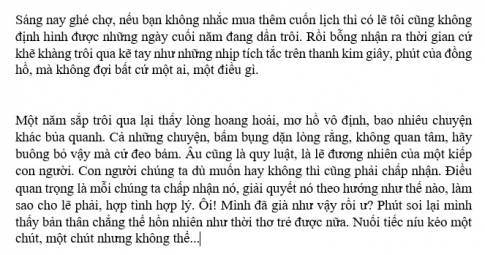
#> input picture test/vanban1.jpg, 485 x 255 px
$ python detect_line2.py   (older library calls are emulated)
#> lines starting #> are read from the running program, lines starting #| are printed output that depends on the picture; after the words box and inside, x2 and y2 are one past the last pixel; in counts of white or black regions, pixels touching at a corner belong together
import cv2
import numpy as np
import time

start = time.time()
image = cv2.imread('./test/vanban1.jpg')
#> image is the input picture: shape (255, 485, 3); min 0, max 255, mean 228.1
#cv2.imshow('orig',image)
#cv2.waitKey(0)

# các giá trị remain , kernel phụ thuộc vào height và width của ảnh
remain = 3
height_kernel = 1
width_kernel = 20
#grayscale
gray = cv2.cvtColor(image,cv2.COLOR_BGR2GRAY)
cv2.imshow('gray',gray)
cv2.waitKey(0)

#binary
ret,thresh = cv2.threshold(gray,127,255,cv2.THRESH_BINARY_INV)
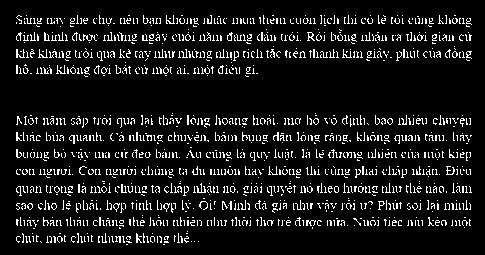
#> thresh: shape (255, 485); 9.4% white in thin lines or dots, all inside (x1, y1, x2, y2) = (16, 15, 472, 245)
cv2.imshow('binary',thresh)
cv2.waitKey(0)

#dilation
kernel = np.ones((height_kernel,width_kernel), np.uint8)
img_dilation = cv2.dilate(thresh, kernel, iterations=1)
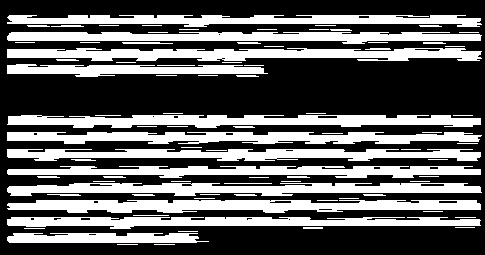
#> img_dilation: shape (255, 485); 38.5% white; 83 white regions
cv2.imshow('dilated',img_dilation)
cv2.waitKey(0)

#find contours
# im2,ctrs, hier = cv2.findContours(img_dilation.copy(), cv2.RETR_EXTERNAL, cv2.CHAIN_APPROX_SIMPLE)
ctrs, hier = cv2.findContours(img_dilation.copy(), cv2.RETR_EXTERNAL, cv2.CHAIN_APPROX_SIMPLE)
#> ctrs = 83 contours, 67 with area under 20; largest, box (x1, y1, x2, y2) and area: (7, 200, 481, 213) 4172, (7, 115, 481, 128) 3908, (7, 48, 482, 61) 3906, (7, 183, 482, 196) 3778, (7, 132, 482, 144) 3604
#sort contours
sorted_ctrs = sorted(ctrs, key=lambda ctr: cv2.boundingRect(ctr)[0])
#> sorted_ctrs has the same summary as ctrs

for i, ctr in enumerate(sorted_ctrs):
    # Get bounding box
    x, y, w, h = cv2.boundingRect(ctr)

    # Getting ROI
    roi = image[y:y+h, x:x+w]

    # show ROI
    # cv2.imshow('segment no:'+str(i),roi)
    cv2.rectangle(image,(x-remain,y-remain),( x + w + remain, y + h +remain),(90,0,255),1)
#> this loop made 83 passes
#> (ctr, x, y, w, h) on passes 13, 14, 21, 22, 23, 24, 26, 27, 30, 31, 32, 33: ([[15, 42], [34, 42]], 15, 42, 20, 1), ([[24, 228], [44, 228]], 24, 228, 21, 1), ([[80, 42], [99, 42]], 80, 42, 20, 1), ([[93, 181], [114, 181]], 93, 181, 22, 1), ([[95, 115], [120, 115]], 95, 115, 26, 1), ([[99, 25], [118, 25]], 99, 25, 20, 1), ([[116, 62], [135, 62]], 116, 62, 20, 1), ([[117, 244], [137, 244]], 117, 244, 21, 1), ([[133, 215], [168, 215]], 133, 215, 36, 1), ([[137, 126], [156, 126]], 137, 126, 20, 1), ([[142, 25], [161, 25]], 142, 25, 20, 1), ([[148, 32], [167, 32]], 148, 32, 20, 1)
#> (x, y, w, h) on passes 1 to 6: (7, 233, 202, 10), (7, 217, 474, 12), (7, 200, 474, 13), (7, 183, 475, 13), (7, 166, 474, 12), (7, 149, 474, 12)
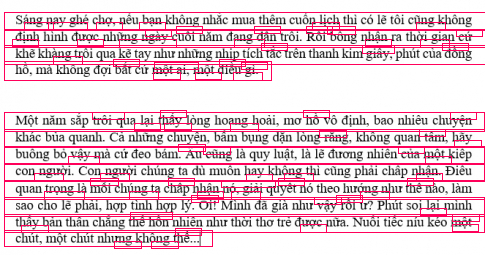
#> image: shape (255, 485, 3); 11.85% of pixels changed, all inside (x1, y1, x2, y2) = (4, 12, 485, 249)
    # cv2.waitKey(0)

end = time.time()
cv2.imwrite('result_detect.jpg',image)
print('Thời gian: %.3f giây'%(end-start))
cv2.imshow('marked areas',image)
cv2.waitKey(0)

$ run again, with test/d.jpg copied over test/vanban1.jpg
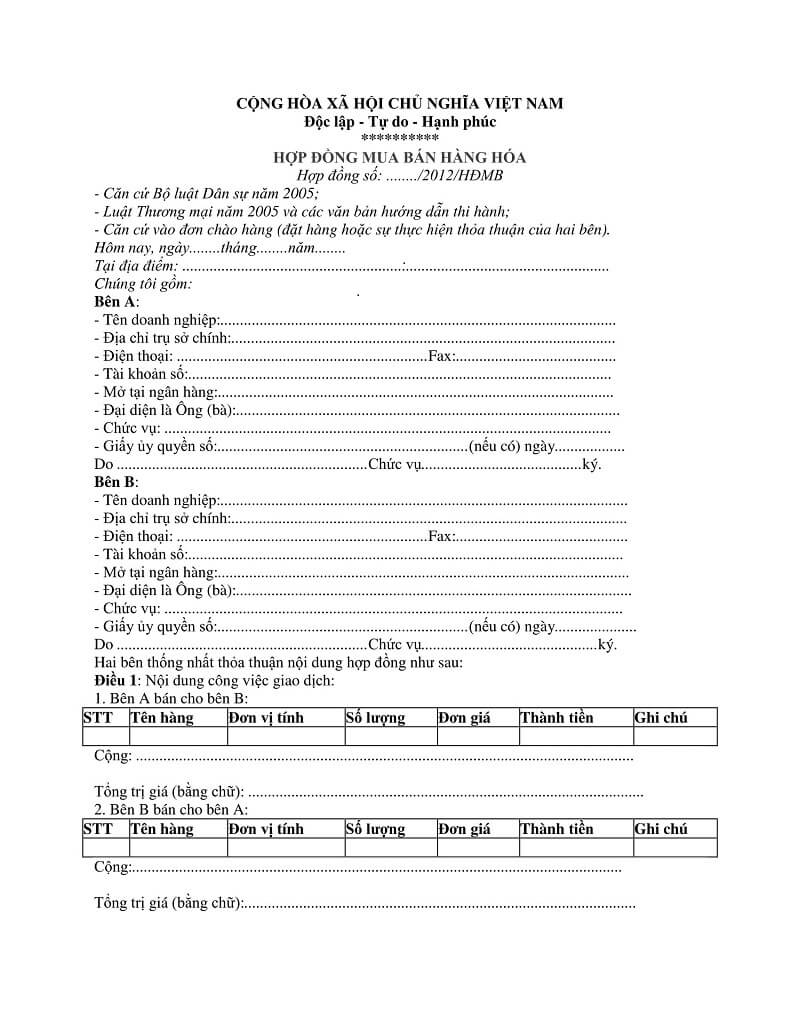
#> input picture test/d.jpg, 800 x 1035 px
#> image is the input picture: shape (1035, 800, 3); min 0, max 255, mean 244.4
#> `ret,thresh = cv2.threshold(gray,127,255,cv2.THRESH_BINARY_INV)`:
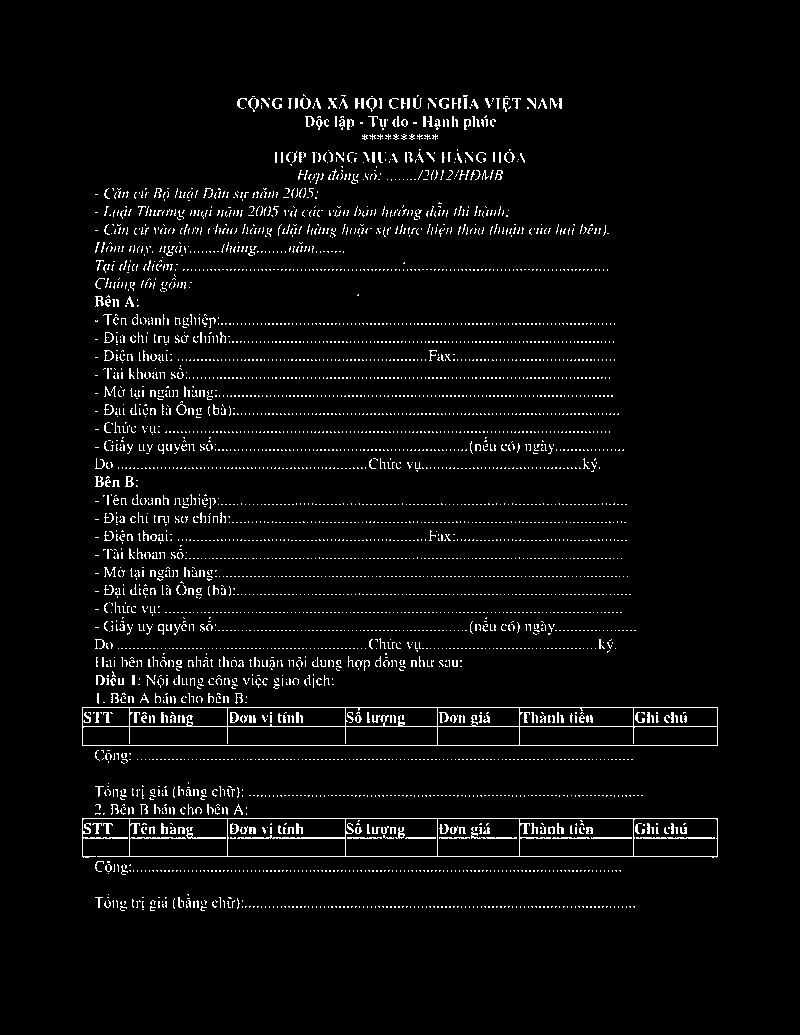
#> thresh: shape (1035, 800); 3.6% white in thin lines or dots, all inside (x1, y1, x2, y2) = (82, 94, 718, 911)
#> img_dilation: shape (1035, 800); 13.5% white; 127 white regions
#> ctrs = 124 contours, 68 with area under 20; largest, box (x1, y1, x2, y2) and area: (73, 818, 728, 858) 24901, (73, 707, 728, 746) 24852, (86, 224, 619, 238) 4817, (86, 205, 519, 220) 3772, (228, 98, 572, 112) 3600
#> sorted_ctrs has the same summary as ctrs
#> the loop `for i, ctr in enumerate(sorted_ctrs):` made 124 passes
#> (x, y, w, h) on passes 1, 3, 4, 5, 6, 7, 8, 9: (73, 818, 655, 40), (86, 897, 559, 14), (86, 861, 545, 14), (86, 804, 171, 11), (86, 785, 567, 15), (86, 750, 557, 14), (86, 638, 540, 11), (86, 620, 560, 15)
#> after the loop `for i, ctr in enumerate(sorted_ctrs):`:
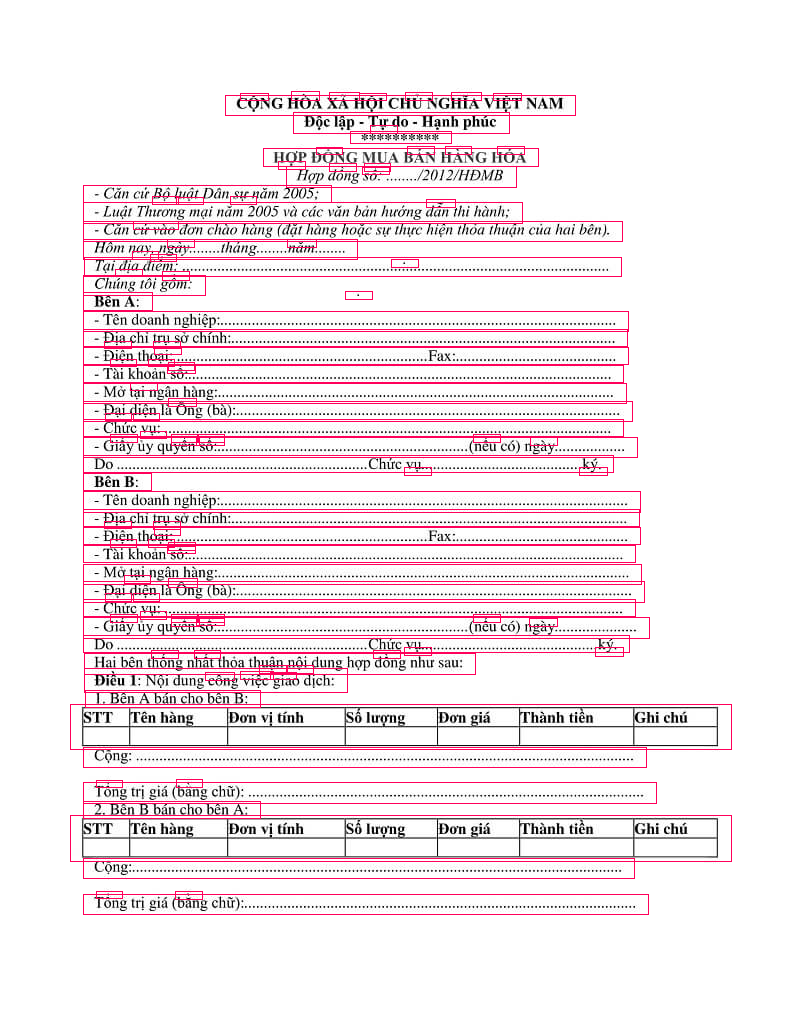
#> image: shape (1035, 800, 3); 5.09% of pixels changed, all inside (x1, y1, x2, y2) = (70, 91, 732, 915)

$ run again, with test/k.jpg copied over test/vanban1.jpg
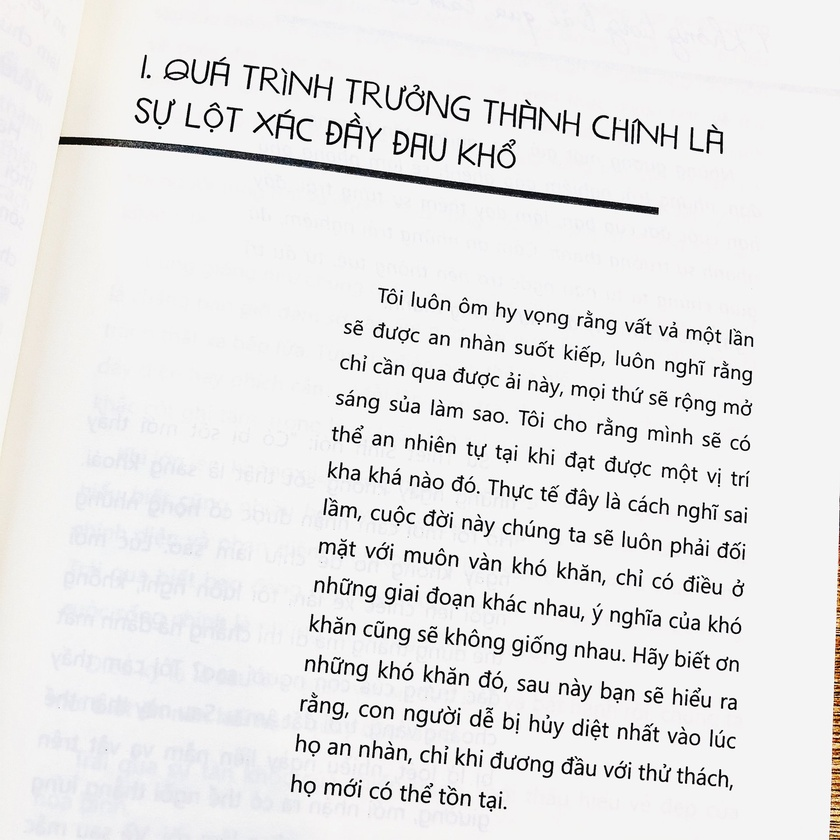
#> input picture test/k.jpg, 840 x 840 px, shrunk from 1920 x 1920 before the run
#> image is the input picture: shape (840, 840, 3); mean B, G, R 231.2, 231.1, 231.6
#> `ret,thresh = cv2.threshold(gray,127,255,cv2.THRESH_BINARY_INV)`:
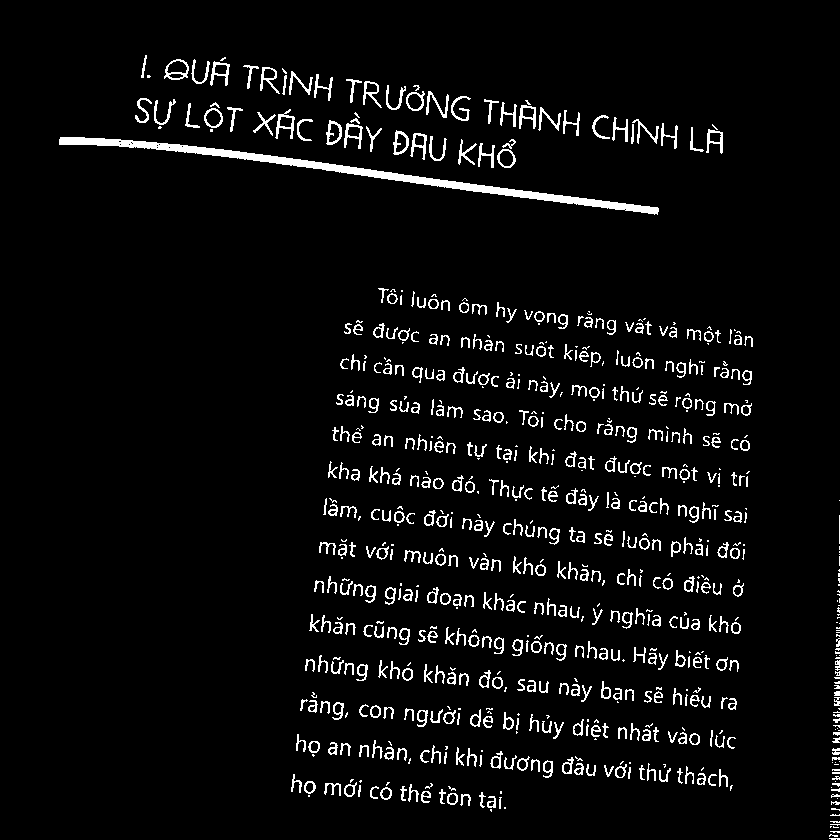
#> thresh: shape (840, 840); 4.9% white in thin lines or dots, all inside (x1, y1, x2, y2) = (59, 55, 840, 840)
#> img_dilation: shape (840, 840); 18.4% white; 85 white regions (8 under 20 px)
#> ctrs = 85 contours, 27 with area under 20; largest, box (x1, y1, x2, y2) and area: (132, 55, 733, 154) 14460, (287, 734, 743, 791) 7340, (291, 699, 746, 749) 7030, (244, 109, 526, 168) 6998, (300, 614, 749, 672) 6908
#> sorted_ctrs has the same summary as ctrs
#> the loop `for i, ctr in enumerate(sorted_ctrs):` made 85 passes
#> (x, y, w, h) on passes 1 to 8: (50, 137, 619, 78), (126, 98, 127, 34), (132, 55, 601, 99), (149, 126, 23, 3), (244, 109, 282, 59), (282, 774, 234, 38), (287, 734, 456, 57), (291, 699, 455, 50)
#> after the loop `for i, ctr in enumerate(sorted_ctrs):`:
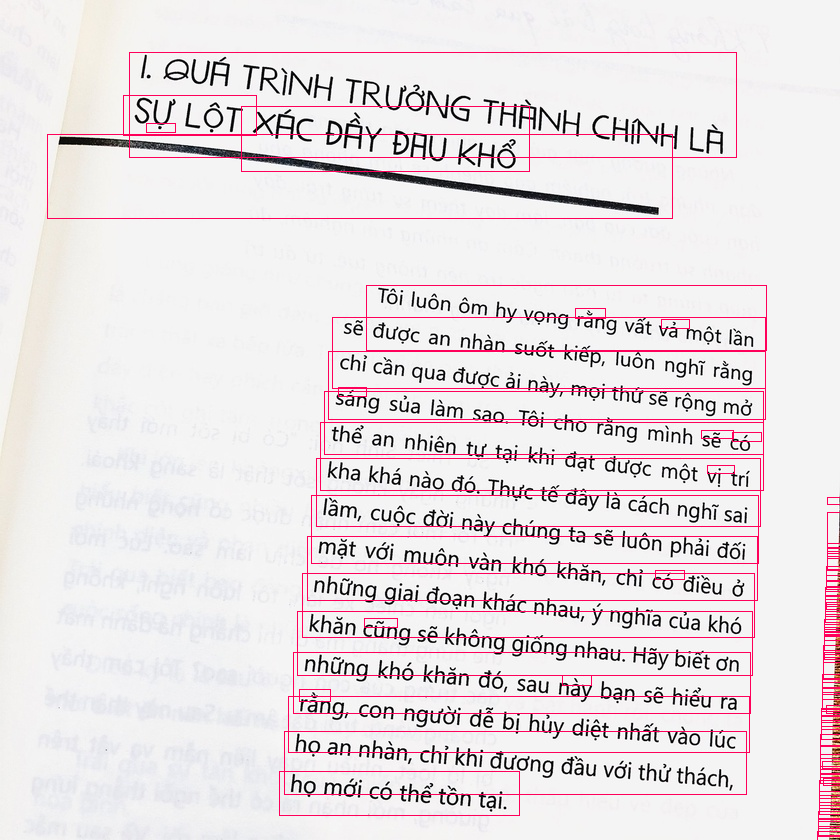
#> image: shape (840, 840, 3); 2.9% of pixels changed, all inside (x1, y1, x2, y2) = (47, 52, 840, 840)
